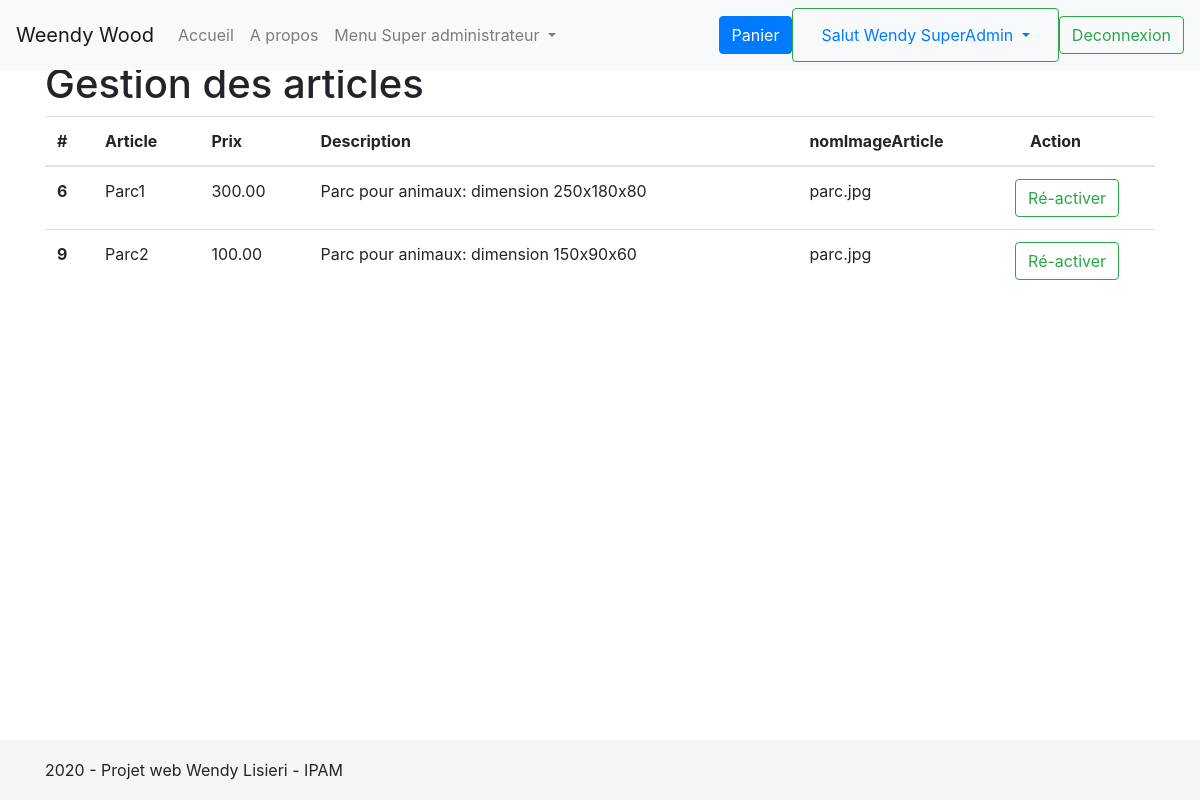
The page /adminReactiverArticleListe (signed in) on the database its author committed.
### tables this page shows
CREATE TABLE articles (idArticle INT PRIMARY KEY AUTO_INCREMENT, urlArticle VARCHAR(255) UNIQUE, nomArticle VARCHAR(255), prixArticle NUMERIC (10,2), descriptionArticle VARCHAR(500), nomImageArticle VARCHAR(255), isActive INT);

### controllers/adminReactiverArticleListe.php (called while the page is built)
<?php
require 'models/article.php';
$articles = getArticles();
include 'views/adminReactiverArticleListe.php';
?>

### models/article.php (called while the page is built, shortened)
<?php
function getArticles() {
    $db = getDb();
    $reponse = $db->query('SELECT * FROM articles');
    $donnees = $reponse->fetchAll();
    return $donnees;
}
?>

### views/adminReactiverArticleListe.php (the view, shortened to what this page needs)
<table class="table">
    <thead>
        <tr>
            <th scope="col">#</th>
            <th scope="col">Article</th>
            <th scope="col">Prix</th>
            <th scope="col">Description</th>
            <th scope="col">nomImageArticle</th>
            <th scope="col">Action</th>
        </tr>
    </thead>
    <tbody>
        <?php foreach($articles as $article):?>
			<?php if ($article['isActive'] == 0):?>
			<tr>
				<th scope="row"><?=$article['idArticle']?></th>
				<td><?=$article['nomArticle']?></td>
				<td><?=$article['prixArticle']?></td>
				<td><?=str_replace("_"," ", $article['descriptionArticle'])?></td>
				<td><?=$article['nomImageArticle']?></td>
				<td>
					 <div class="row">
						<button type="button" class="btn btn-outline-success" data-toggle="modal" data-target="#modal<?=$article['idArticle']?>">
							Ré-activer
						</button>
					</div>
				</td>
			</tr>
			 <?php endif ?>
        <?php endforeach ?>
    </tbody>
</table>
<?php
include 'includes/layout.php';
?>

### css/sticky-footer-navbar.css (style rules this page uses)
html { position: relative; min-height: 100%; }
body { margin-bottom: 60px; }

### rows shown on the page
articles: idArticle "6", nomArticle "Parc1", prixArticle "300.00", descriptionArticle "Parc pour animaux: dimension 250x180x80", nomImageArticle "parc.jpg"
articles: idArticle "9", nomArticle "Parc2", prixArticle "100.00", descriptionArticle "Parc pour animaux: dimension 150x90x60", nomImageArticle "parc.jpg"

### other values the page prints
$_SESSION['prenom'] "Wendy"
$_SESSION['nom'] "SuperAdmin"
$title "Gestion des articles"
